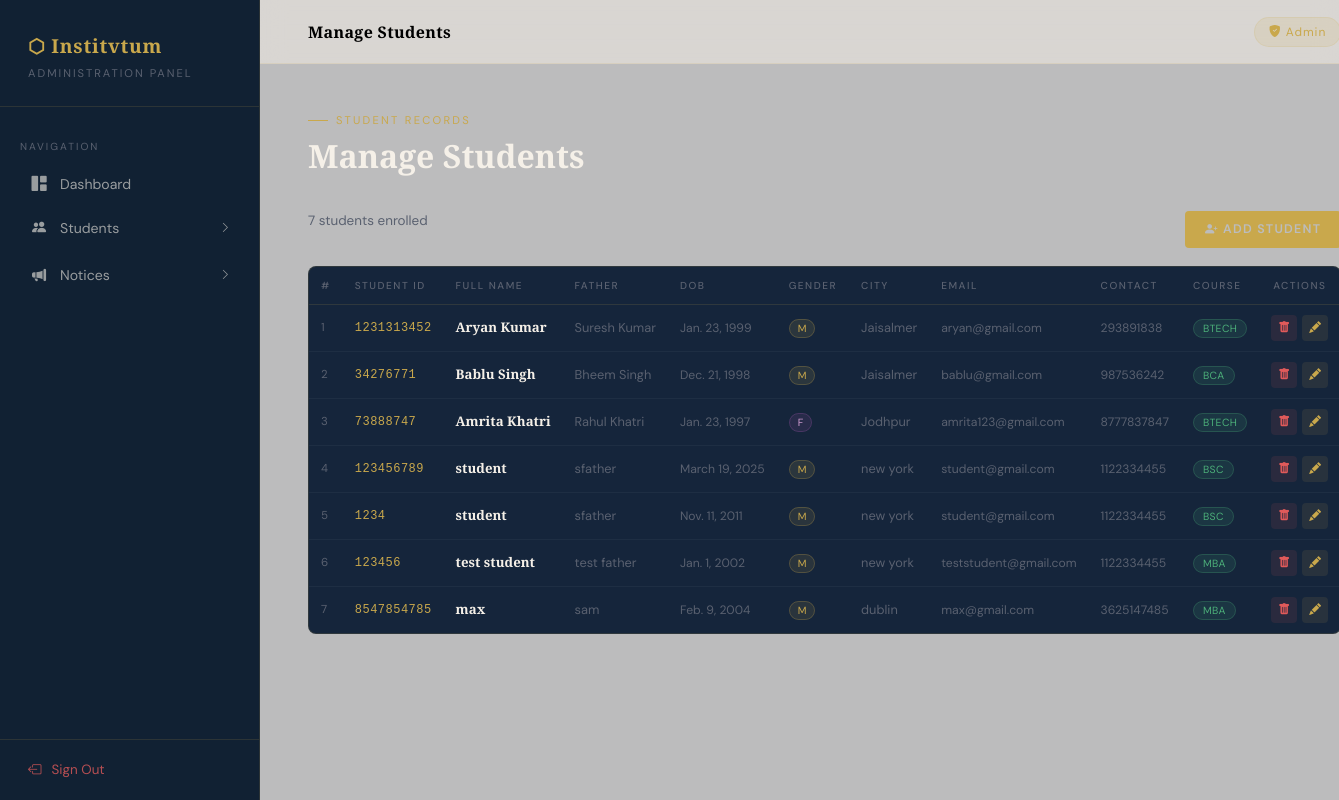
Before: /admin_panel/manage_students/ with the older database file.
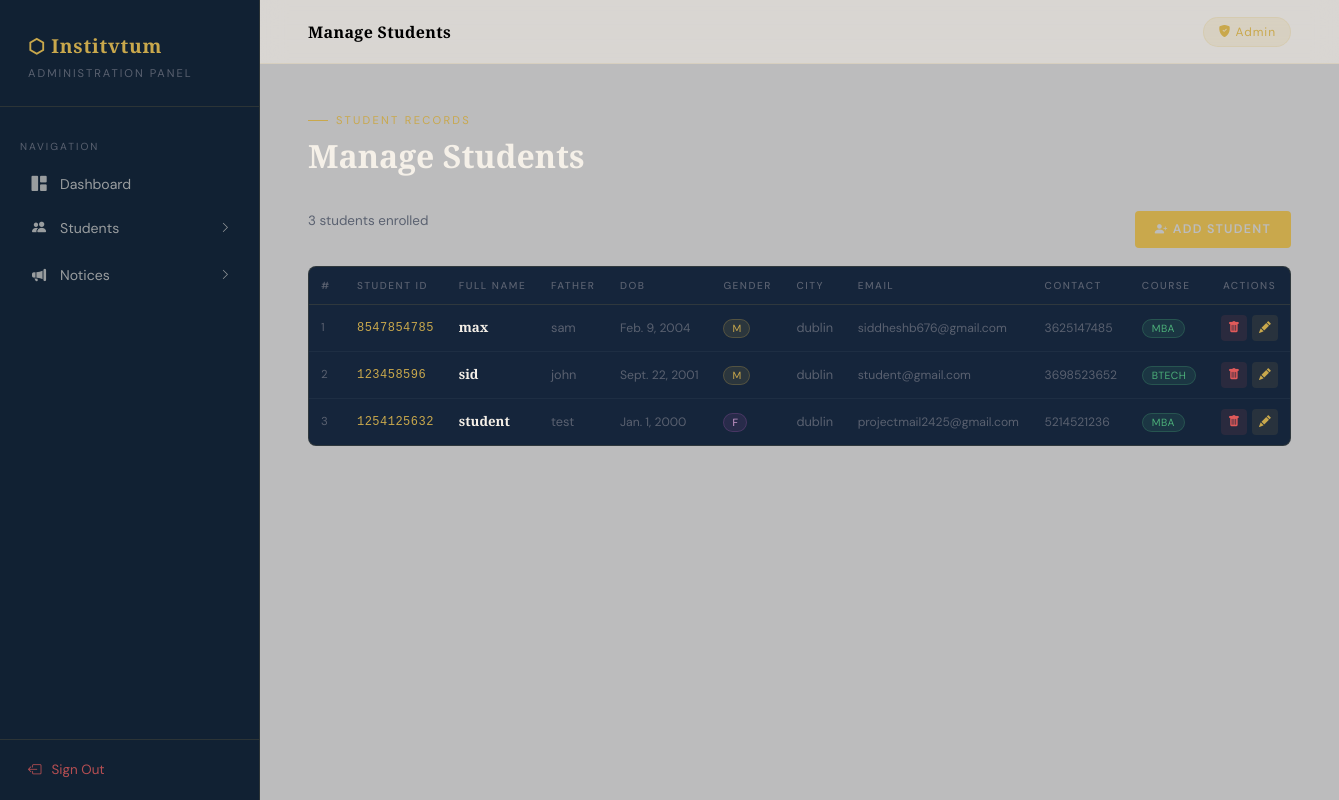
After: the same page with the newer database file.
### main/models.py (models this page shows, shortened)
class Student(models.Model):
    full_name = models.CharField(max_length=100)
    father_name = models.CharField(max_length=100)
    mother_name = models.CharField(max_length=100)
    gender = models.CharField(max_length=50, default="Male")
    address = models.CharField(max_length=100)
    city = models.CharField(max_length=50)
    email = models.EmailField()
    contact_num = models.IntegerField(default=1234567)
    date_of_birth = models.DateField()
    course = models.CharField(max_length=50)
    stu_id = models.CharField(max_length=50)
    user_name = models.CharField(max_length=50)
    password = models.CharField(max_length=100)

### main/views.py (the view)
# urls.py: path('admin_panel/manage_students/', views.manageStudent, name="manage_students"),
def manageStudent(request):
    all_students = Student.objects.all()
    data = {"students": all_students}
    return render(request, 'admin/manage_students.html', data)

### templates/admin/manage_students.html (shortened to what this page needs)
{% extends 'admin/admin_base.html' %}
{% block top_title %}Manage Students{% endblock %}
{% block body %}
<div class="page-heading">
  <div class="eyebrow">Student Records</div>
  <h1>Manage Students</h1>
</div>
<div style="display:flex;justify-content:space-between;align-items:center;margin-bottom:18px;">
  <p style="color:var(--muted);font-size:0.84rem;">{{ students|length }} student{{ students|length|pluralize }} enrolled</p>
  <a href="{% url 'add_student' %}" class="btn-submit" style="text-decoration:none;padding:9px 20px;font-size:0.78rem;">
    <i class="bi bi-person-plus-fill"></i> Add Student
  </a>
</div>
<div class="panel-card" style="overflow-x:auto;">
  <table class="compact-table">
    <thead>
      <tr>
        <th style="width:36px;">#</th>
        <th>Student ID</th>
        <th>Full Name</th>
        <th>Father</th>
        <th>DOB</th>
        <th>Gender</th>
        <th>City</th>
        <th>Email</th>
        <th>Contact</th>
        <th>Course</th>
        <th style="width:70px;text-align:center;">Actions</th>
      </tr>
    </thead>
    <tbody>
      {% for student in students %}
      <tr>
        <td style="color:var(--muted);font-size:0.72rem;">{{ forloop.counter }}</td>
        <td class="id-col">{{ student.stu_id }}</td>
        <td class="name-col">{{ student.full_name }}</td>
        <td style="color:var(--muted);">{{ student.father_name }}</td>
        <td style="color:var(--muted);font-size:0.76rem;">{{ student.date_of_birth }}</td>
        <td>
          {% if student.gender == 'Male' %}
            <span class="g-male">M</span>
          {% else %}
            <span class="g-female">F</span>
          {% endif %}
        </td>
        <td style="color:var(--muted);">{{ student.city }}</td>
        <td style="color:var(--muted);font-size:0.76rem;">{{ student.email }}</td>
        <td style="color:var(--muted);font-size:0.76rem;">{{ student.contact_num }}</td>
        <td><span class="course-badge">{{ student.course }}</span></td>
        <td style="text-align:center;">
          <div style="display:flex;gap:5px;justify-content:center;">
            <a href="{% url 'delete_student' student.id %}" class="act-btn act-del" title="Delete">
              <i class="bi bi-trash-fill"></i>
            </a>
            <button class="act-btn act-edit" data-bs-toggle="modal" data-bs-target="#updateModal{{ student.id }}" title="Edit">
              <i class="bi bi-pencil-fill"></i>
            </button>
          </div>
        </td>
      </tr>
      {% endfor %}
    </tbody>
  </table>
</div>
{% endblock %}

### templates/admin/admin_base.html (shortened to what this page needs)
{% load static %}
<!doctype html>
<html lang="en">
<head>
  <link href="https://cdn.jsdelivr.net/npm/bootstrap@5.2.3/dist/css/bootstrap.min.css" rel="stylesheet">
  <link rel="stylesheet" href="https://cdn.jsdelivr.net/npm/bootstrap-icons/font/bootstrap-icons.css">
</head>
<body>
  <aside class="sidebar">
    <div class="sidebar-brand">
      <div class="logo-text">⬡ Institvtum</div>
      <div class="logo-sub">Administration Panel</div>
    </div>
    <nav>
      <div class="sidebar-section">Navigation</div>
      <a href="{% url 'admin_panel' %}" class="nav-item"><i class="bi bi-grid-1x2-fill"></i> Dashboard</a>
      <div class="nav-group">
        <div class="nav-group-header" onclick="toggle(this)">
          <i class="bi bi-people-fill"></i> Students
          <i class="bi bi-chevron-right chevron"></i>
        </div>
      </div>
      <div class="nav-group">
        <div class="nav-group-header" onclick="toggle(this)">
          <i class="bi bi-megaphone-fill"></i> Notices
          <i class="bi bi-chevron-right chevron"></i>
        </div>
      </div>
    </nav>
    <div class="sidebar-footer">
      <a href="{% url 'admin_logout' %}" class="logout-btn"><i class="bi bi-box-arrow-left"></i> Sign Out</a>
    </div>
  </aside>
  <div class="main-content">
    <div class="top-bar">
      <span class="top-bar-title">{% block top_title %}Administration{% endblock %}</span>
      <div class="top-bar-right">
        <span class="admin-badge"><i class="bi bi-shield-fill-check"></i> Admin</span>
      </div>
    </div>
    <div class="page-body">
      {% block body %}{% endblock %}
    </div>
  </div>
</body>
</html>

### templates/admin/admin_base.html (style rules this page uses)
:root { --ink: #bcbcbd; --sidebar-bg: #112133; --gold: #c9a84c; --gold-light: #e8c97a; --cream: #f5f0e8; --muted: #5a6170; --panel: #15253b; --border: rgba(201,168,76,0.14); --danger: #e05a5a; --success: #4caf79; }
*, *::before, *::after { box-sizing: border-box; margin: 0; padding: 0; }
body { font-family: 'DM Sans', sans-serif; background: var(--ink); color: var(--cream); display: flex; min-height: 100vh; overflow-x: hidden; }
.sidebar { width: 260px; min-width: 260px; background: var(--sidebar-bg); border-right: 1px solid var(--border); display: flex; flex-direction: column; position: fixed; top: 0; left: 0; height: 100vh; z-index: 100; overflow-y: auto; }
.sidebar-brand { padding: 32px 28px 24px; border-bottom: 1px solid var(--border); }
.sidebar-brand .logo-text { font-family: 'Playfair Display', serif; font-size: 1.2rem; font-weight: 700; color: var(--gold); letter-spacing: 0.04em; }
.sidebar-brand .logo-sub { font-size: 0.7rem; letter-spacing: 0.18em; text-transform: uppercase; color: var(--muted); margin-top: 4px; }
.sidebar-section { padding: 24px 20px 8px; font-size: 0.64rem; letter-spacing: 0.2em; text-transform: uppercase; color: var(--muted); }
.sidebar nav { flex: 1; padding: 8px 0; }
.nav-item { display: block; padding: 11px 28px; font-size: 0.88rem; color: rgba(245,240,232,0.6); text-decoration: none; display: flex; align-items: center; gap: 12px; transition: color 0.2s, background 0.2s; border-left: 2px solid transparent; }
.nav-item i { width: 18px; text-align: center; font-size: 0.95rem; }
.nav-group { margin-bottom: 4px; }
.nav-group-header { display: flex; align-items: center; gap: 12px; padding: 11px 28px; font-size: 0.88rem; color: rgba(245,240,232,0.6); cursor: pointer; transition: color 0.2s; border-left: 2px solid transparent; user-select: none; }
.nav-group-header i:first-child { width: 18px; text-align: center; }
.nav-group-header .chevron { margin-left: auto; font-size: 0.7rem; transition: transform 0.2s; }
.sidebar-footer { padding: 20px 28px; border-top: 1px solid var(--border); }
.logout-btn { display: flex; align-items: center; gap: 10px; font-size: 0.84rem; color: var(--danger); text-decoration: none; opacity: 0.8; transition: opacity 0.2s; }
.main-content { margin-left: 260px; flex: 1; min-height: 100vh; background: var(--ink); }
.top-bar { position: sticky; top: 0; z-index: 50; background: rgba(245,240,232,0.5); backdrop-filter: blur(12px); border-bottom: 1px solid var(--border); padding: 0 48px; height: 64px; display: flex; align-items: center; justify-content: space-between; }
.top-bar-title { font-family: 'Playfair Display', serif; font-size: 1rem; font-weight: 600; color: #000000; letter-spacing: 0.02em; }
.top-bar-right { display: flex; align-items: center; gap: 20px; font-size: 0.82rem; color: var(--muted); }
.admin-badge { background: rgba(201,168,76,0.12); border: 1px solid var(--border); color: var(--gold); padding: 5px 14px; border-radius: 20px; font-size: 0.75rem; letter-spacing: 0.08em; }
.page-body { padding: 48px; }
.panel-card { background: var(--panel); border: 1px solid var(--border); border-radius: 8px; overflow: hidden; }
.btn-submit { background: var(--gold); color: var(--ink); border: none; padding: 13px 36px; font-family: 'DM Sans', sans-serif; font-size: 0.85rem; font-weight: 600; letter-spacing: 0.1em; text-transform: uppercase; border-radius: 4px; cursor: pointer; transition: background 0.2s, transform 0.15s; }
.page-heading { margin-bottom: 36px; }
.page-heading .eyebrow { font-size: 0.7rem; letter-spacing: 0.2em; text-transform: uppercase; color: var(--gold); margin-bottom: 8px; display: flex; align-items: center; gap: 8px; }
.page-heading .eyebrow::before { content: ''; width: 20px; height: 1px; background: var(--gold); display: block; }
.page-heading h1 { font-family: 'Playfair Display', serif; font-size: 2rem; font-weight: 700; color: var(--cream); }

Changed rows visible on the page:
removed Student: stu_id "1231313452", full_name "Aryan Kumar", father_name "Suresh Kumar", date_of_birth "Jan. 23, 1999", gender "M", city "Jaisalmer", email "aryan@gmail.com", contact_num "293891838", course "BTECH"
removed Student: stu_id "34276771", full_name "Bablu Singh", father_name "Bheem Singh", date_of_birth "Dec. 21, 1998", gender "M", city "Jaisalmer", email "bablu@gmail.com", contact_num "987536242", course "BCA"
removed Student: stu_id "73888747", full_name "Amrita Khatri", father_name "Rahul Khatri", date_of_birth "Jan. 23, 1997", gender "F", city "Jodhpur", email "amrita123@gmail.com", contact_num "8777837847", course "BTECH"
removed Student: stu_id "123456789", full_name "student", father_name "sfather", date_of_birth "March 19, 2025", gender "M", city "new york", email "student@gmail.com", contact_num "1122334455", course "BSC"
removed Student: stu_id "1234", full_name "student", father_name "sfather", date_of_birth "Nov. 11, 2011", gender "M", city "new york", email "student@gmail.com", contact_num "1122334455", course "BSC"
removed Student: stu_id "123456", full_name "test student", father_name "test father", date_of_birth "Jan. 1, 2002", gender "M", city "new york", email "teststudent@gmail.com", contact_num "1122334455", course "MBA"
changed Student "max": email "max@gmail.com" → "siddheshb676@gmail.com"
added Student: stu_id "123458596", full_name "sid", father_name "john", date_of_birth "Sept. 22, 2001", gender "M", city "dublin", email "student@gmail.com", contact_num "3698523652", course "BTECH"
added Student: stu_id "1254125632", full_name "student", father_name "test", date_of_birth "Jan. 1, 2000", gender "F", city "dublin", email "projectmail2425@gmail.com", contact_num "5214521236", course "MBA"
Other visible differences:
{{ students|length }}: "7" → "3"
